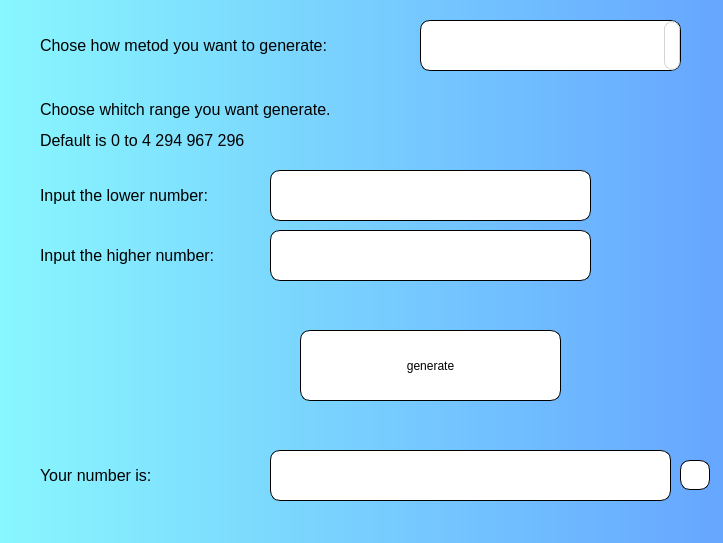
<?xml version="1.0" encoding="UTF-8"?>
<ui version="4.0">
 <class>MainWindow</class>
 <widget class="QMainWindow" name="MainWindow">
  <property name="geometry">
   <rect>
    <x>0</x>
    <y>0</y>
    <width>723</width>
    <height>543</height>
   </rect>
  </property>
  <property name="minimumSize">
   <size>
    <width>723</width>
    <height>543</height>
   </size>
  </property>
  <property name="maximumSize">
   <size>
    <width>723</width>
    <height>543</height>
   </size>
  </property>
  <property name="palette">
   <palette>
    <active>
     <colorrole role="WindowText">
      <brush brushstyle="SolidPattern">
       <color alpha="255">
        <red>0</red>
        <green>0</green>
        <blue>0</blue>
       </color>
      </brush>
     </colorrole>
     <colorrole role="Button">
      <brush brushstyle="SolidPattern">
       <color alpha="255">
        <red>85</red>
        <green>255</green>
        <blue>255</blue>
       </color>
      </brush>
     </colorrole>
     <colorrole role="Light">
      <brush brushstyle="SolidPattern">
       <color alpha="255">
        <red>213</red>
        <green>255</green>
        <blue>255</blue>
       </color>
      </brush>
     </colorrole>
     <colorrole role="Midlight">
      <brush brushstyle="SolidPattern">
       <color alpha="255">
        <red>149</red>
        <green>255</green>
        <blue>255</blue>
       </color>
      </brush>
     </colorrole>
     <colorrole role="Dark">
      <brush brushstyle="SolidPattern">
       <color alpha="255">
        <red>42</red>
        <green>127</green>
        <blue>127</blue>
       </color>
      </brush>
     </colorrole>
     <colorrole role="Mid">
      <brush brushstyle="SolidPattern">
       <color alpha="255">
        <red>56</red>
        <green>170</green>
        <blue>170</blue>
       </color>
      </brush>
     </colorrole>
     <colorrole role="Text">
      <brush brushstyle="SolidPattern">
       <color alpha="255">
        <red>0</red>
        <green>0</green>
        <blue>0</blue>
       </color>
      </brush>
     </colorrole>
     <colorrole role="BrightText">
      <brush brushstyle="SolidPattern">
       <color alpha="255">
        <red>255</red>
        <green>255</green>
        <blue>255</blue>
       </color>
      </brush>
     </colorrole>
     <colorrole role="ButtonText">
      <brush brushstyle="SolidPattern">
       <color alpha="255">
        <red>0</red>
        <green>0</green>
        <blue>0</blue>
       </color>
      </brush>
     </colorrole>
     <colorrole role="Base">
      <brush brushstyle="SolidPattern">
       <color alpha="255">
        <red>255</red>
        <green>255</green>
        <blue>255</blue>
       </color>
      </brush>
     </colorrole>
     <colorrole role="Window">
      <brush brushstyle="SolidPattern">
       <color alpha="255">
        <red>85</red>
        <green>255</green>
        <blue>255</blue>
       </color>
      </brush>
     </colorrole>
     <colorrole role="Shadow">
      <brush brushstyle="SolidPattern">
       <color alpha="255">
        <red>0</red>
        <green>0</green>
        <blue>0</blue>
       </color>
      </brush>
     </colorrole>
     <colorrole role="AlternateBase">
      <brush brushstyle="SolidPattern">
       <color alpha="255">
        <red>170</red>
        <green>255</green>
        <blue>255</blue>
       </color>
      </brush>
     </colorrole>
     <colorrole role="ToolTipBase">
      <brush brushstyle="SolidPattern">
       <color alpha="255">
        <red>255</red>
        <green>255</green>
        <blue>220</blue>
       </color>
      </brush>
     </colorrole>
     <colorrole role="ToolTipText">
      <brush brushstyle="SolidPattern">
       <color alpha="255">
        <red>0</red>
        <green>0</green>
        <blue>0</blue>
       </color>
      </brush>
     </colorrole>
     <colorrole role="PlaceholderText">
      <brush brushstyle="SolidPattern">
       <color alpha="128">
        <red>0</red>
        <green>0</green>
        <blue>0</blue>
       </color>
      </brush>
     </colorrole>
    </active>
    <inactive>
     <colorrole role="WindowText">
      <brush brushstyle="SolidPattern">
       <color alpha="255">
        <red>0</red>
        <green>0</green>
        <blue>0</blue>
       </color>
      </brush>
     </colorrole>
     <colorrole role="Button">
      <brush brushstyle="SolidPattern">
       <color alpha="255">
        <red>85</red>
        <green>255</green>
        <blue>255</blue>
       </color>
      </brush>
     </colorrole>
     <colorrole role="Light">
      <brush brushstyle="SolidPattern">
       <color alpha="255">
        <red>213</red>
        <green>255</green>
        <blue>255</blue>
       </color>
      </brush>
     </colorrole>
     <colorrole role="Midlight">
      <brush brushstyle="SolidPattern">
       <color alpha="255">
        <red>149</red>
        <green>255</green>
        <blue>255</blue>
       </color>
      </brush>
     </colorrole>
     <colorrole role="Dark">
      <brush brushstyle="SolidPattern">
       <color alpha="255">
        <red>42</red>
        <green>127</green>
        <blue>127</blue>
       </color>
      </brush>
     </colorrole>
     <colorrole role="Mid">
      <brush brushstyle="SolidPattern">
       <color alpha="255">
        <red>56</red>
        <green>170</green>
        <blue>170</blue>
       </color>
      </brush>
     </colorrole>
     <colorrole role="Text">
      <brush brushstyle="SolidPattern">
       <color alpha="255">
        <red>0</red>
        <green>0</green>
        <blue>0</blue>
       </color>
      </brush>
     </colorrole>
     <colorrole role="BrightText">
      <brush brushstyle="SolidPattern">
       <color alpha="255">
        <red>255</red>
        <green>255</green>
        <blue>255</blue>
       </color>
      </brush>
     </colorrole>
     <colorrole role="ButtonText">
      <brush brushstyle="SolidPattern">
       <color alpha="255">
        <red>0</red>
        <green>0</green>
        <blue>0</blue>
       </color>
      </brush>
     </colorrole>
     <colorrole role="Base">
      <brush brushstyle="SolidPattern">
       <color alpha="255">
        <red>255</red>
        <green>255</green>
        <blue>255</blue>
       </color>
      </brush>
     </colorrole>
     <colorrole role="Window">
      <brush brushstyle="SolidPattern">
       <color alpha="255">
        <red>85</red>
        <green>255</green>
        <blue>255</blue>
       </color>
      </brush>
     </colorrole>
     <colorrole role="Shadow">
      <brush brushstyle="SolidPattern">
       <color alpha="255">
        <red>0</red>
        <green>0</green>
        <blue>0</blue>
       </color>
      </brush>
     </colorrole>
     <colorrole role="AlternateBase">
      <brush brushstyle="SolidPattern">
       <color alpha="255">
        <red>170</red>
        <green>255</green>
        <blue>255</blue>
       </color>
      </brush>
     </colorrole>
     <colorrole role="ToolTipBase">
      <brush brushstyle="SolidPattern">
       <color alpha="255">
        <red>255</red>
        <green>255</green>
        <blue>220</blue>
       </color>
      </brush>
     </colorrole>
     <colorrole role="ToolTipText">
      <brush brushstyle="SolidPattern">
       <color alpha="255">
        <red>0</red>
        <green>0</green>
        <blue>0</blue>
       </color>
      </brush>
     </colorrole>
     <colorrole role="PlaceholderText">
      <brush brushstyle="SolidPattern">
       <color alpha="128">
        <red>0</red>
        <green>0</green>
        <blue>0</blue>
       </color>
      </brush>
     </colorrole>
    </inactive>
    <disabled>
     <colorrole role="WindowText">
      <brush brushstyle="SolidPattern">
       <color alpha="255">
        <red>42</red>
        <green>127</green>
        <blue>127</blue>
       </color>
      </brush>
     </colorrole>
     <colorrole role="Button">
      <brush brushstyle="SolidPattern">
       <color alpha="255">
        <red>85</red>
        <green>255</green>
        <blue>255</blue>
       </color>
      </brush>
     </colorrole>
     <colorrole role="Light">
      <brush brushstyle="SolidPattern">
       <color alpha="255">
        <red>213</red>
        <green>255</green>
        <blue>255</blue>
       </color>
      </brush>
     </colorrole>
     <colorrole role="Midlight">
      <brush brushstyle="SolidPattern">
       <color alpha="255">
        <red>149</red>
        <green>255</green>
        <blue>255</blue>
       </color>
      </brush>
     </colorrole>
     <colorrole role="Dark">
      <brush brushstyle="SolidPattern">
       <color alpha="255">
        <red>42</red>
        <green>127</green>
        <blue>127</blue>
       </color>
      </brush>
     </colorrole>
     <colorrole role="Mid">
      <brush brushstyle="SolidPattern">
       <color alpha="255">
        <red>56</red>
        <green>170</green>
        <blue>170</blue>
       </color>
      </brush>
     </colorrole>
     <colorrole role="Text">
      <brush brushstyle="SolidPattern">
       <color alpha="255">
        <red>42</red>
        <green>127</green>
        <blue>127</blue>
       </color>
      </brush>
     </colorrole>
     <colorrole role="BrightText">
      <brush brushstyle="SolidPattern">
       <color alpha="255">
        <red>255</red>
        <green>255</green>
        <blue>255</blue>
       </color>
      </brush>
     </colorrole>
     <colorrole role="ButtonText">
      <brush brushstyle="SolidPattern">
       <color alpha="255">
        <red>42</red>
        <green>127</green>
        <blue>127</blue>
       </color>
      </brush>
     </colorrole>
     <colorrole role="Base">
      <brush brushstyle="SolidPattern">
       <color alpha="255">
        <red>85</red>
        <green>255</green>
        <blue>255</blue>
       </color>
      </brush>
     </colorrole>
     <colorrole role="Window">
      <brush brushstyle="SolidPattern">
       <color alpha="255">
        <red>85</red>
        <green>255</green>
        <blue>255</blue>
       </color>
      </brush>
     </colorrole>
     <colorrole role="Shadow">
      <brush brushstyle="SolidPattern">
       <color alpha="255">
        <red>0</red>
        <green>0</green>
        <blue>0</blue>
       </color>
      </brush>
     </colorrole>
     <colorrole role="AlternateBase">
      <brush brushstyle="SolidPattern">
       <color alpha="255">
        <red>85</red>
        <green>255</green>
        <blue>255</blue>
       </color>
      </brush>
     </colorrole>
     <colorrole role="ToolTipBase">
      <brush brushstyle="SolidPattern">
       <color alpha="255">
        <red>255</red>
        <green>255</green>
        <blue>220</blue>
       </color>
      </brush>
     </colorrole>
     <colorrole role="ToolTipText">
      <brush brushstyle="SolidPattern">
       <color alpha="255">
        <red>0</red>
        <green>0</green>
        <blue>0</blue>
       </color>
      </brush>
     </colorrole>
     <colorrole role="PlaceholderText">
      <brush brushstyle="SolidPattern">
       <color alpha="128">
        <red>0</red>
        <green>0</green>
        <blue>0</blue>
       </color>
      </brush>
     </colorrole>
    </disabled>
   </palette>
  </property>
  <property name="windowTitle">
   <string>generator</string>
  </property>
  <property name="windowIcon">
   <iconset>
    <normaloff>cube.png</normaloff>cube.png</iconset>
  </property>
  <property name="styleSheet">
   <string notr="true">QMenuBar
{	
	selection-color: rgb(255, 255, 255);
	background-color: rgb(0, 255, 255);
	font: 12pt &quot;Arial&quot;;
}
QMenu{

	font: 12pt &quot;Arial&quot;;
}</string>
  </property>
  <property name="inputMethodHints">
   <set>Qt::ImhNone</set>
  </property>
  <widget class="QWidget" name="centralwidget">
   <property name="styleSheet">
    <string notr="true">QWidget{
	background-color: qlineargradient(spread:pad, x1:0, y1:0, x2:1, y2:0, stop:0 rgb(137,247,254), stop:1 rgb(102,166,255))
}

QPushButton
{
  color: black;
  border: 0px;
  padding: 0 8px;
  background: white;
}

QPushButton#generateNum
{
  border: 1px solid black;
  border-radius: 10px;
  font: 20pt &quot;Arial&quot;;
}
QPushButton#copy
{
  border: 1px solid black;
  border-radius: 10px;
  font: 12pt &quot;Arial&quot;;
}
QComboBox{
 color: black;
  border: 0px;
  padding: 0 8px;
  background: white;
  border: 1px solid black;
  border-radius: 10px;
  font: 12pt &quot;Arial&quot;;
}
QComboBox::drop-down {
border: 1px solid #D3D3D3;
border-radius: 8px;

}

QComboBox::down-arrow {
padding: 0px 5px 0px 5px;
image: url(&quot;downicon.png&quot;);
 }
QComboBox QAbstractItemView{
	background-color: white;
	color: black;	
	selection-background-color:  qlineargradient(spread:pad, x1:0, y1:0, x2:1, y2:0, stop:0 rgb(137,247,254), stop:1 rgb(102,166,255));
	selection-color: rgb(0,0,0);
}
QLineEdit
{
  color: black;
  border: 0px;
  padding: 0 8px;
  background: white;
  padding: 10px;
}
QTextEdit
{
  color: black;
  border: 0px;
   padding: 10px;
  background: white;
}

QLineEdit#high
{
  border: 1px solid black;
  border-radius: 10px;
  font: 12pt &quot;Arial&quot;;
}
QLineEdit#low
{
  border: 1px solid black;
  border-radius: 10px;
  font: 12pt &quot;Arial&quot;;
}
QLineEdit#result
{
 border: 1px solid black;
  border-radius: 10px;
  font: 12pt &quot;Arial&quot;;
}


</string>
   </property>
   <widget class="QPushButton" name="generateNum">
    <property name="geometry">
     <rect>
      <x>300</x>
      <y>330</y>
      <width>261</width>
      <height>71</height>
     </rect>
    </property>
    <property name="styleSheet">
     <string notr="true"/>
    </property>
    <property name="text">
     <string>generate</string>
    </property>
   </widget>
   <widget class="QLabel" name="label_3">
    <property name="geometry">
     <rect>
      <x>40</x>
      <y>240</y>
      <width>221</width>
      <height>31</height>
     </rect>
    </property>
    <property name="font">
     <font>
      <family>Arial</family>
      <pointsize>12</pointsize>
     </font>
    </property>
    <property name="styleSheet">
     <string notr="true">background-color:Transparent ;</string>
    </property>
    <property name="text">
     <string>&lt;html&gt;&lt;head/&gt;&lt;body&gt;&lt;p&gt;Input the higher number:&lt;/p&gt;&lt;/body&gt;&lt;/html&gt;</string>
    </property>
   </widget>
   <widget class="QLabel" name="label_4">
    <property name="geometry">
     <rect>
      <x>40</x>
      <y>180</y>
      <width>221</width>
      <height>31</height>
     </rect>
    </property>
    <property name="font">
     <font>
      <family>Arial</family>
      <pointsize>12</pointsize>
     </font>
    </property>
    <property name="styleSheet">
     <string notr="true">background-color:Transparent ;</string>
    </property>
    <property name="text">
     <string>&lt;html&gt;&lt;head/&gt;&lt;body&gt;&lt;p&gt;&lt;span style=&quot; font-size:12pt;&quot;&gt;Input the lower number:&lt;/span&gt;&lt;/p&gt;&lt;/body&gt;&lt;/html&gt;</string>
    </property>
   </widget>
   <widget class="QComboBox" name="comboBox">
    <property name="enabled">
     <bool>true</bool>
    </property>
    <property name="geometry">
     <rect>
      <x>420</x>
      <y>20</y>
      <width>261</width>
      <height>51</height>
     </rect>
    </property>
    <property name="cursor">
     <cursorShape>ArrowCursor</cursorShape>
    </property>
    <property name="contextMenuPolicy">
     <enum>Qt::DefaultContextMenu</enum>
    </property>
    <property name="acceptDrops">
     <bool>false</bool>
    </property>
    <property name="layoutDirection">
     <enum>Qt::LeftToRight</enum>
    </property>
    <property name="autoFillBackground">
     <bool>true</bool>
    </property>
    <property name="styleSheet">
     <string notr="true">font: 12pt &quot;Arial&quot;;</string>
    </property>
    <property name="editable">
     <bool>false</bool>
    </property>
    <property name="currentText">
     <string/>
    </property>
    <property name="currentIndex">
     <number>-1</number>
    </property>
    <property name="insertPolicy">
     <enum>QComboBox::InsertAtTop</enum>
    </property>
    <property name="sizeAdjustPolicy">
     <enum>QComboBox::AdjustToContentsOnFirstShow</enum>
    </property>
   </widget>
   <widget class="QLabel" name="label_5">
    <property name="geometry">
     <rect>
      <x>40</x>
      <y>30</y>
      <width>371</width>
      <height>31</height>
     </rect>
    </property>
    <property name="font">
     <font>
      <family>Arial</family>
      <pointsize>12</pointsize>
     </font>
    </property>
    <property name="styleSheet">
     <string notr="true">background-color:Transparent ;</string>
    </property>
    <property name="text">
     <string>&lt;html&gt;&lt;head/&gt;&lt;body&gt;&lt;p&gt;Chose how metod you want to generate:&lt;/p&gt;&lt;/body&gt;&lt;/html&gt;</string>
    </property>
   </widget>
   <widget class="QLabel" name="label_6">
    <property name="geometry">
     <rect>
      <x>40</x>
      <y>90</y>
      <width>371</width>
      <height>71</height>
     </rect>
    </property>
    <property name="font">
     <font>
      <family>Arial</family>
      <pointsize>12</pointsize>
     </font>
    </property>
    <property name="styleSheet">
     <string notr="true">background-color:Transparent ;</string>
    </property>
    <property name="text">
     <string>&lt;html&gt;&lt;head/&gt;&lt;body&gt;&lt;p&gt;Choose whitch range you want generate.&lt;/p&gt;&lt;p&gt;Default is 0 to 4 294 967 296&lt;/p&gt;&lt;/body&gt;&lt;/html&gt;</string>
    </property>
   </widget>
   <widget class="QLabel" name="label_7">
    <property name="geometry">
     <rect>
      <x>40</x>
      <y>460</y>
      <width>221</width>
      <height>31</height>
     </rect>
    </property>
    <property name="font">
     <font>
      <family>Arial</family>
      <pointsize>12</pointsize>
     </font>
    </property>
    <property name="styleSheet">
     <string notr="true">background-color:Transparent ;</string>
    </property>
    <property name="text">
     <string>&lt;html&gt;&lt;head/&gt;&lt;body&gt;&lt;p&gt;Your number is:&lt;/p&gt;&lt;/body&gt;&lt;/html&gt;</string>
    </property>
   </widget>
   <widget class="QLineEdit" name="low">
    <property name="geometry">
     <rect>
      <x>270</x>
      <y>170</y>
      <width>321</width>
      <height>51</height>
     </rect>
    </property>
    <property name="toolTip">
     <string>&lt;html&gt;&lt;head/&gt;&lt;body&gt;&lt;p&gt;&lt;br/&gt;&lt;/p&gt;&lt;/body&gt;&lt;/html&gt;</string>
    </property>
    <property name="whatsThis">
     <string>&lt;html&gt;&lt;head/&gt;&lt;body&gt;&lt;p&gt;&lt;br/&gt;&lt;/p&gt;&lt;/body&gt;&lt;/html&gt;</string>
    </property>
    <property name="inputMethodHints">
     <set>Qt::ImhPreferNumbers</set>
    </property>
    <property name="text">
     <string/>
    </property>
    <property name="alignment">
     <set>Qt::AlignCenter</set>
    </property>
   </widget>
   <widget class="QLineEdit" name="high">
    <property name="geometry">
     <rect>
      <x>270</x>
      <y>230</y>
      <width>321</width>
      <height>51</height>
     </rect>
    </property>
    <property name="inputMethodHints">
     <set>Qt::ImhPreferNumbers</set>
    </property>
    <property name="alignment">
     <set>Qt::AlignCenter</set>
    </property>
   </widget>
   <widget class="QLineEdit" name="result">
    <property name="geometry">
     <rect>
      <x>270</x>
      <y>450</y>
      <width>401</width>
      <height>51</height>
     </rect>
    </property>
    <property name="styleSheet">
     <string notr="true"/>
    </property>
    <property name="inputMethodHints">
     <set>Qt::ImhPreferNumbers</set>
    </property>
    <property name="echoMode">
     <enum>QLineEdit::Normal</enum>
    </property>
    <property name="alignment">
     <set>Qt::AlignCenter</set>
    </property>
    <property name="readOnly">
     <bool>true</bool>
    </property>
   </widget>
   <widget class="QPushButton" name="copy">
    <property name="geometry">
     <rect>
      <x>680</x>
      <y>460</y>
      <width>30</width>
      <height>30</height>
     </rect>
    </property>
    <property name="text">
     <string/>
    </property>
    <property name="icon">
     <iconset>
      <normaloff>copy.png</normaloff>copy.png</iconset>
    </property>
   </widget>
  </widget>
  <action name="actioninfo">
   <property name="text">
    <string>info</string>
   </property>
  </action>
  <action name="actionhelp">
   <property name="text">
    <string>help</string>
   </property>
  </action>
  <action name="actiontests">
   <property name="text">
    <string>tests</string>
   </property>
  </action>
 </widget>
 <resources/>
 <connections/>
</ui>
